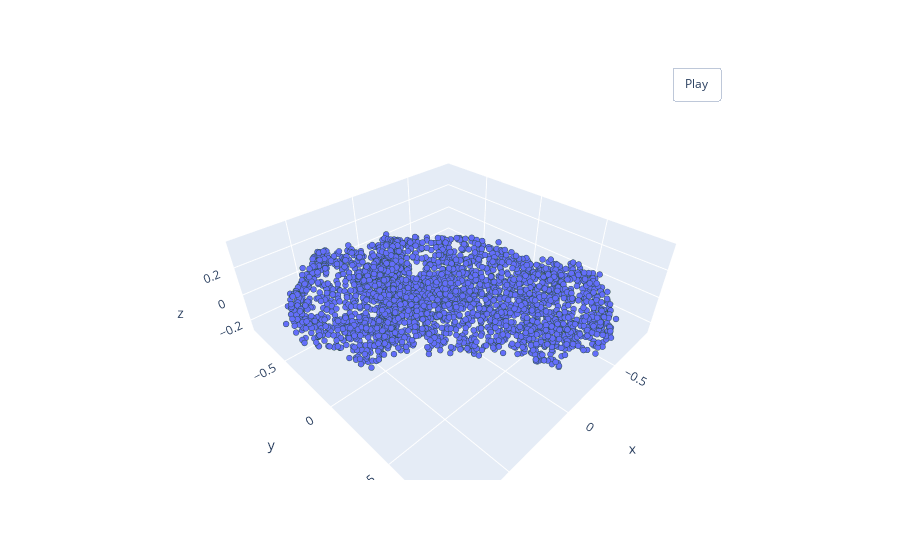

The cell this chart's notebook holds for it:
### Code cell
with open(path/"car/train/car_0012.off", 'r') as f:
    verts, faces = read_off(f)

pointcloud = PointSampler(3000)((verts, faces))

norm_pointcloud = Normalize()(pointcloud)

rot_pointcloud = RandRotation_z()(norm_pointcloud)
noisy_rot_pointcloud = RandomNoise()(rot_pointcloud)
pcshow(*noisy_rot_pointcloud.T)

### Figure 1 — Plotly figure (JSON) as saved in the notebook; plotly's stock layout.template omitted (floating-point values rounded to 4 significant figures; data arrays with more than 128 entries replaced by an {"elided": "..."} marker saying what was removed)
{"data": [{"marker": {"line": {"color": "DarkSlateGrey", "width": 2}, "size": 2}, "mode": "markers", "type": "scatter3d", "x": {"elided": "3000 float values"}, "y": {"elided": "3000 float values"}, "z": {"elided": "3000 float values"}}], "layout": {"updatemenus": [{"buttons": [{"args": [null, {"frame": {"duration": 50, "redraw": true}, "fromcurrent": true, "mode": "immediate", "transition": {"duration": 0}}], "label": "Play", "method": "animate"}], "pad": {"r": 10, "t": 45}, "showactive": false, "type": "buttons", "x": 0.8, "xanchor": "left", "y": 1, "yanchor": "bottom"}]}}
